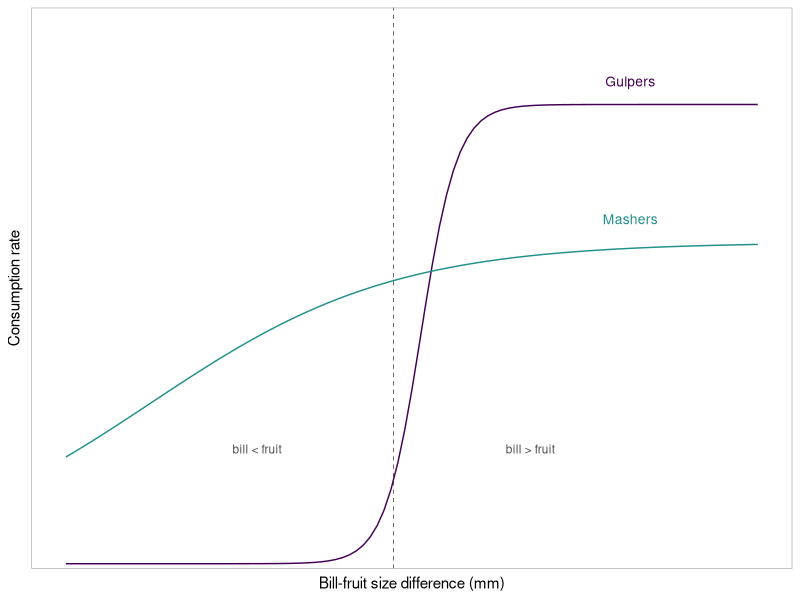
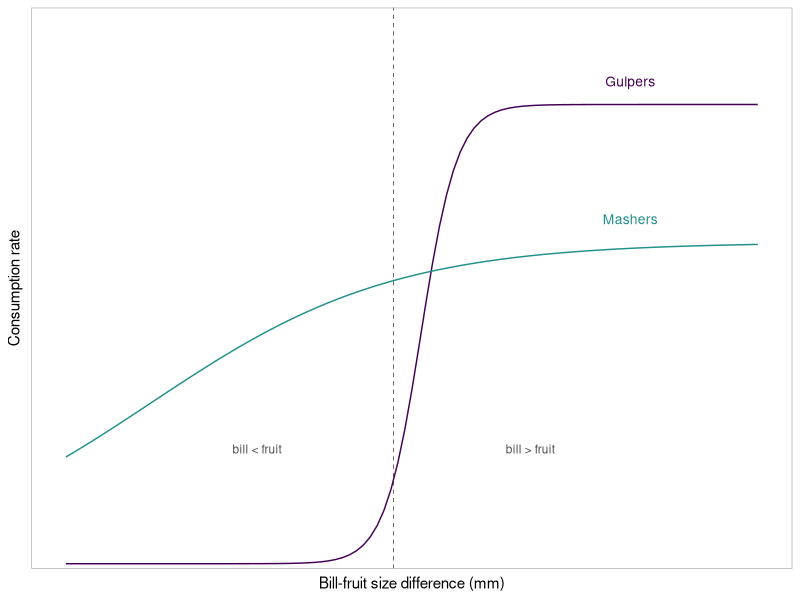

These figures' R source, in order:
library(tidyverse)
library(viridis)
theme_set(theme_light())

dtext <- data.frame(
  x = c(1.3, 1.3),
  y = c(1.05, 0.75),
  name = c("Gulpers", "Mashers")
)

dtext2 <- data.frame(
  x = c(0.75, -0.75),
  y = c(0.25, 0.25),
  name = c("bill > fruit", "bill < fruit")
)

ggplot() +
  geom_vline(xintercept = 0, linewidth = 0.2, linetype = "dashed") +
  geom_function(fun = function(x) plogis(-1.5 + 10 * x), xlim = c(-1.8, 2),
                color = viridis(1)) +
  geom_function(fun = function(x) plogis(2 + 1.5 * x) * 0.7, xlim = c(-1.8, 2),
                color = viridis(1, begin = 0.5)) +
  geom_text(data = dtext, mapping = aes(x, y, label = name, color = name),
            size = 3.5) +
  scale_color_viridis(discrete = TRUE, end = 0.5) +
  geom_text(data = dtext2, mapping = aes(x, y, label = name), alpha = 0.7,
            size = 3) +
  # scale_x_continuous(breaks = c(0)) +
  scale_y_continuous(limits = c(0, 1.2), expand = c(0.005, 0.005)) +
  theme_light() +
  theme(legend.position = "none",
        axis.text = element_blank(),
        axis.ticks = element_blank(),
        panel.grid = element_blank()) +
  ylab("Consumption rate") +
  xlab("Bill-fruit size difference (mm)")

ggsave("figures/consumption_expected.tiff",
       width = 945, height = round(945 * 0.85), units = "px",
       dpi = 300)

# Width: 945 (single column), 1476 (1.5 column) or 1961 (double column) pixels
# (at 300 dpi). Resolution: 300-600 dpi.
# Size: <50 MB (for exceptions on file size, see below).